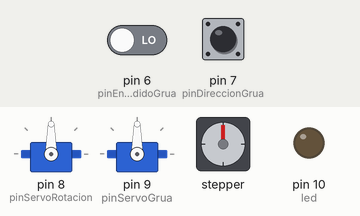
Simulated run of this sketch. Board: Arduino Uno, built with avr-gcc and run on an emulated ATmega328P. On the bench: 2 × servo, stepper motor, output pins drawn as LEDs (lit = HIGH). The test bench sets the inputs (shaded band); at power-on: pin 6 (pinEncendidoGrua) LOW, pin 7 (pinDireccionGrua) HIGH. Stepper angles assume 2048 steps per turn.

Above: at 1.2 s.
1.3 s: pin 6 (pinEncendidoGrua) driven HIGH
At 1.95 s:
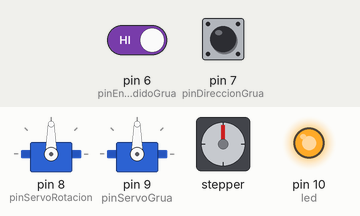
At 2.56 s:
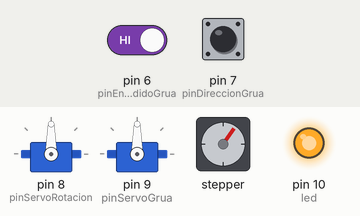
7.3 s: pin 7 (pinDireccionGrua) pulled LOW for 3.2 s
At 7.68 s:
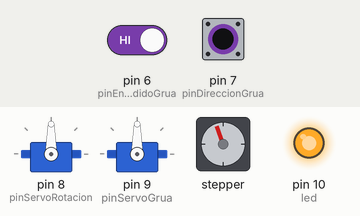
Timing chart, 0 to 18.0 s (numbered marks = the images above; inputs shaded):
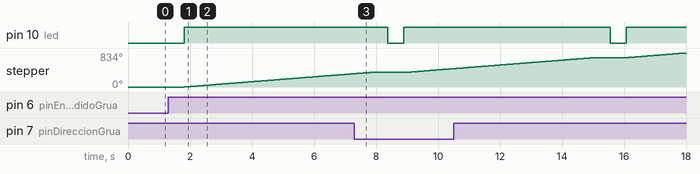

The sketch:

gruaServoMotor.ino
```cpp
// AGREGANDO LA LIBRERÍA SERVOMOTOR
#include <Servo.h>

// AGREGANDO LA LIBRERIA PARA EL MOTOR PAP
#include <Stepper.h>

// VARIABLES DE CONTROL Y PINES

int pinServoRotacion = 8;
int pinServoGrua = 9;

int pinEjeX = A0;
int pinEjeY = A1;

int ejeX = 90;
int ejeY = 90;

// CONTROL DEL ELEVADOR DE LA GRUA
int pinDireccionGrua = 7;
int pinEncendidoGrua = 6;
int interruptor = 0;
int direccionGrua = 0;

// INDICADORES VISUALES
int led = 10;

// VARIABLES DE LA LIBRERIA SERVO
Servo servoRotacion;
Servo servoGrua;

// VARIABLES PARA CONTROLAR EL MOTOR PASO A PASO
int pasosRevolucion = 2048;
int velocidadMotor = 10;
Stepper motorPAP(pasosRevolucion, 2, 3, 4, 5);


void setup() {

  // ENTRADAS Y SALIDAS
  pinMode(pinDireccionGrua, INPUT_PULLUP);
  pinMode(pinEncendidoGrua, INPUT);
  pinMode(led, OUTPUT);

  //  INDICANDO EL PIN DE CONEXIÓN DE LOS SERVOS
  servoRotacion.attach(pinServoRotacion);
  servoGrua.attach(pinServoGrua);

  // DEFINIENDO LA POSICIÓN DE LOS SERVOMOTORES
  servoRotacion.write(90);
  servoGrua.write(90);

  // DEFINIENDO LA VELOCIDAD DEL MOTOR PASO A PASO
  motorPAP.setSpeed(velocidadMotor);
}

void loop() {

  if( digitalRead(pinEncendidoGrua) == 1){
    interruptor++;
    delay(500);
  }

  if(interruptor == 1){
    // ENCENDER MOTOR PASO A PASO
    digitalWrite(led, HIGH);

    if ( digitalRead(pinDireccionGrua) == 0 ){
      direccionGrua++;
      delay(100);
    }
    switch(direccionGrua){
      case 0:
        pasosRevolucion = 0;
      case 1:
        pasosRevolucion = 2048;
      break;

      case 2:
        pasosRevolucion = -2048;
      break;

      case 3:
        direccionGrua = 0;
      break;
    }
    motorPAP.step(pasosRevolucion);
  }
  if(interruptor == 2){
    // APAGAR MOTOR PASO A PASO
    digitalWrite(led, LOW);
    motorPAP.step(0);
    interruptor = 0;
    pasosRevolucion = 0;
  }

  // CONTROL DEL EJE X - ROTACIÓN HORIZONTAL
  /* if( analogRead(pinEjeX) < 200 && ejeX < 180) {
    ejeX++;
    servoRotacion.write(ejeX);
  }

  if( analogRead(pinEjeX) > 700 && ejeX > 0) {
    ejeX--;
    servoRotacion.write(ejeX);
  }

  // CONTROL DEL EJE Y - ROTACIÓN VERTICAL
  if( analogRead(pinEjeY) < 200 && ejeY < 180) {
    ejeY++;
    servoGrua.write(ejeY);
  }

  if( analogRead(pinEjeY) > 700 && ejeY > 0) {
    ejeY--;
    servoGrua.write(ejeY);
  } */

  delay(15);
}
```

Measured:
- after the input at 1.3 s, pin 10 (led): LOW → HIGH after 0.51 s; stepper: keeps turning clockwise at about 60°/s, starting after 0.51 s
